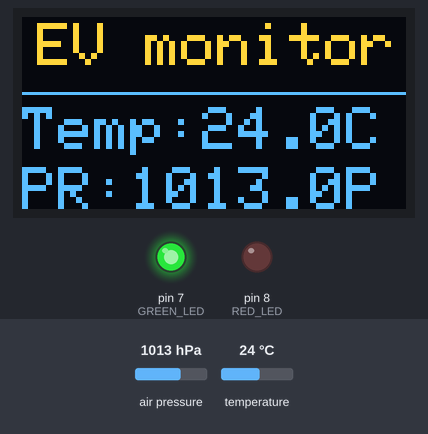
A sketch run on a simulated Arduino Uno, built with avr-gcc and run on an emulated ATmega328P. On the bench: 128×64 one-colour display, output pins drawn as LEDs (lit = HIGH). Inputs (shaded band) come from the test bench; at power-on: air pressure 1013 hPa, temperature 24 °C. The OLED is the two-colour kind (top 16 rows yellow).

Above: at 1.2 s.
1.3 s: air pressure set to 952 hPa
At 4.3 s:
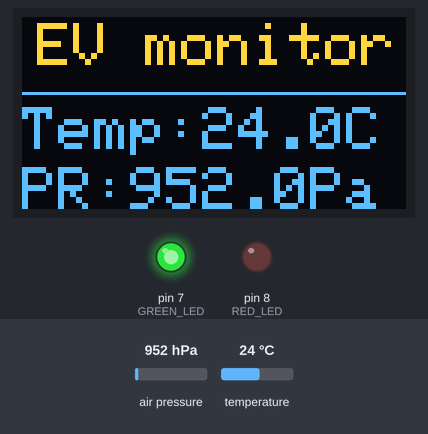
4.6 s: temperature set to 12 °C
At 6.1 s:
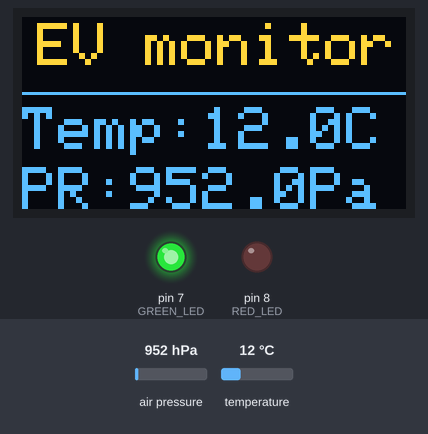
6.7 s: air pressure set to 975 hPa
At 7.9 s:
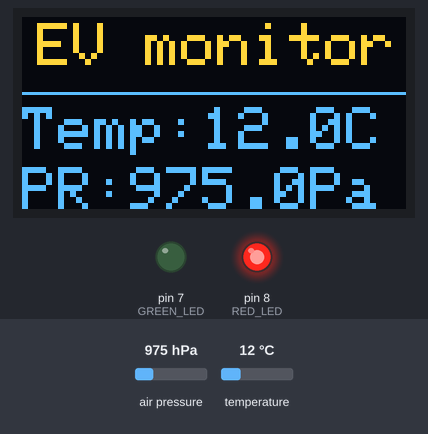
9.8 s: temperature set to 19 °C
At 11.7 s:
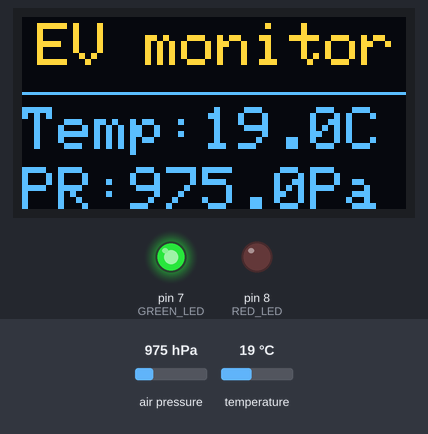
Timing chart, 0 to 12.9 s (numbered marks = the images above; inputs shaded):
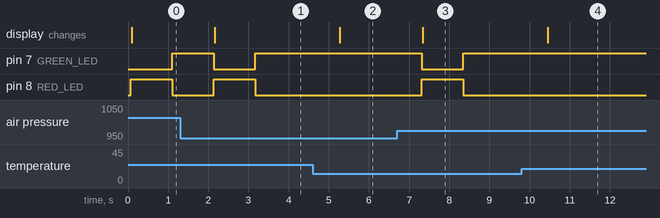

The sketch:

Digital_Pressure_Gauge.ino
```cpp
#include <Wire.h>
#include <Adafruit_BMP085.h>
#include <Adafruit_GFX.h>
#include <Adafruit_SSD1306.h>

#define SCREEN_WIDTH 128
#define SCREEN_HEIGHT 64

// ===== LED PINS =====
#define GREEN_LED 7
#define RED_LED 8

Adafruit_SSD1306 display(SCREEN_WIDTH, SCREEN_HEIGHT, &Wire, -1);
Adafruit_BMP085 bmp;

// ===== PRESSURE VARIABLES =====
float prevPressure = 0;

void setup() {
  Serial.begin(9600);
  Wire.begin();           // Start I2C bus

  // LED setup
  pinMode(GREEN_LED, OUTPUT);
  pinMode(RED_LED, OUTPUT);

  // OLED init
  if (!display.begin(SSD1306_SWITCHCAPVCC, 0x3C)) {
    Serial.println("OLED not found");
    while (1);
  }

  // BMP180 init
  if (!bmp.begin()) {
    Serial.println("BMP180 not found");
    while (1);
  }

  display.clearDisplay();
  display.display();
}

void loop() {
  float temp     = bmp.readTemperature();
  float pressure = bmp.readPressure() / 100.0;  // Pa to hPa

  // ===== LED LOGIC =====
  float diff = abs(pressure - prevPressure);

  digitalWrite(GREEN_LED, HIGH);   // Default: stable (green ON)
  digitalWrite(RED_LED, LOW);
   if (diff > 0.3) {               // Threshold: 0.3 hPa
    digitalWrite(GREEN_LED, LOW);
    digitalWrite(RED_LED, HIGH);
  }

  prevPressure = pressure;

  // ===== DISPLAY =====
  display.clearDisplay();

  // TOP (YELLOW REGION) — Title
  display.setTextSize(2);
  display.setTextColor(WHITE);
  display.setCursor(5, 2);
  display.print("EV monitor");

  // Dividing LINE at y=25
  display.drawLine(0, 25, 128, 25, WHITE);

  // BOTTOM (BLUE REGION) — Readings
  display.setTextSize(2);
  display.setCursor(0, 30);
  display.print("Temp:");
  display.print(temp, 1);
  display.print("C");

  display.setCursor(0, 50);
  display.print("PR:");
  display.print(pressure, 1);
  display.print("Pa");

  display.display();
  delay(1000);
}
```

Measured:
- after the input at 1.3 s, pin 7 (GREEN_LED): HIGH → LOW after 0.83 s, → HIGH 1.0 s later; pin 8 (RED_LED): LOW → HIGH after 0.83 s, → LOW 1.0 s later; the display: changes after 0.86 s (image 1)
- after the input at 4.6 s, the display: changes after 0.67 s (image 2)
- after the input at 6.7 s, pin 7 (GREEN_LED): HIGH → LOW after 0.61 s, → HIGH 1.0 s later; pin 8 (RED_LED): LOW → HIGH after 0.61 s, → LOW 1.0 s later; the display: changes after 0.64 s (image 3)
- after the input at 9.8 s, the display: changes after 0.65 s (image 4)
